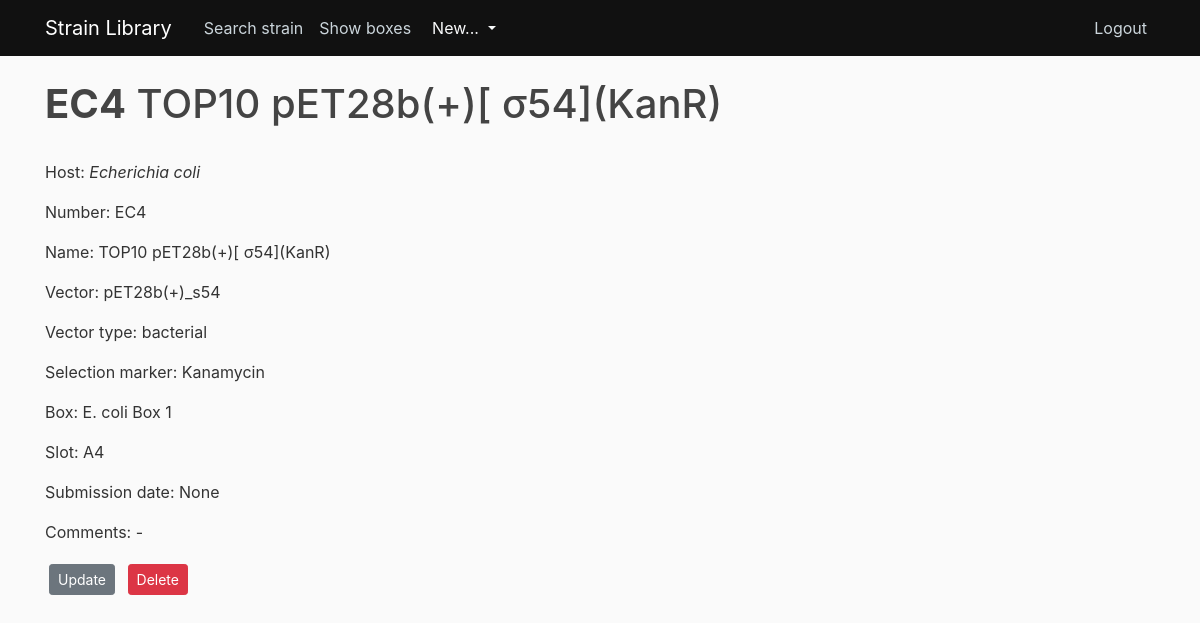
The app's page /strain/4/ (signed in) with its own data.
### strain_library/models.py (models this page shows, shortened)
class Strain(db.Model):
    __tablename__ = 'strain'
    id = db.Column(db.Integer, primary_key=True)
    number = db.Column(db.String, nullable=False, unique=True)
    name = db.Column(db.String, nullable=False)
    host = db.Column(db.String, nullable=False)
    vector = db.Column(db.String)
    vector_type = db.Column(db.String)
    selection_marker = db.Column(db.String)
    box = db.Column(db.String)
    slot = db.Column(db.String)
    date_of_creation = db.Column(db.Date)
    comments = db.Column(db.Text)
    user_id = db.Column(db.Integer, db.ForeignKey('user.id'), nullable=False)
    box_id = db.Column(db.Integer, db.ForeignKey('box.id'), nullable=False)
    type = db.Column(db.String)
    __mapper_args__ = {
        'polymorphic_identity':'strain',
        'polymorphic_on':type
    }

### strain_library/routes.py (the view)
@app.route("/strain/<int:strain_id>/")
@login_required
def strain(strain_id):
    strain = Strain.query.get_or_404(strain_id)
    return render_template('strain.html', title=strain.name, strain=strain)

### strain_library/models.py (called while the page is built)
@login_manager.user_loader
def load_user(user_id):
    return User.query.get(int(user_id))

### strain_library/templates/strain.html (shortened to what this page needs)
{% extends "layout.html" %}
{% block content %}
<h1><b>{{ strain.number }}</b> {{ strain.name }}</h1>
<br>
<p>
  Host: <i>{{ strain.host }}</i>
</p>
<p>
  Number: {{ strain.number }}
</p>
<p>
  Name: {{ strain.name }}
</p>
<p>
  Vector: {{ strain.vector }}
</p>
<p>
  Vector type: {{ strain.vector_type }}
</p>
<p>
  Selection marker: {{ strain.selection_marker }}
</p>
<p>
  Box: {{ strain.box }}
</p>
<p>
  Slot: {{ strain.slot }}
</p>
<p>
  Submission date: {{ strain.date_of_creation }}
</p>
<p>
  Comments: {{ strain.comments }}
</p>
<div>
  <a class="btn btn-secondary btn-sm m-1" href="{{ url_for('update_strain', strain_id=strain.id) }}"> Update </a>
  <button type="button" class="btn btn-danger btn-sm m-1" data-toggle="modal" data-target="#deleteModal">Delete</button>
</div>
{% endblock content %}

### strain_library/static/main.css (style rules this page uses)
body { background: #fafafa; color: #333333; margin-top: 5rem; }
h1, h2, h3, h4, h5, h6 { color: #444444; }

### records on screen
Strain: number "EC4", name "TOP10 pET28b(+)[ σ54](KanR)", host "Echerichia coli", vector "pET28b(+)_s54", vector_type "bacterial", selection_marker "Kanamycin", box "E. coli Box 1", slot "A4", date_of_creation "None", comments "-"
